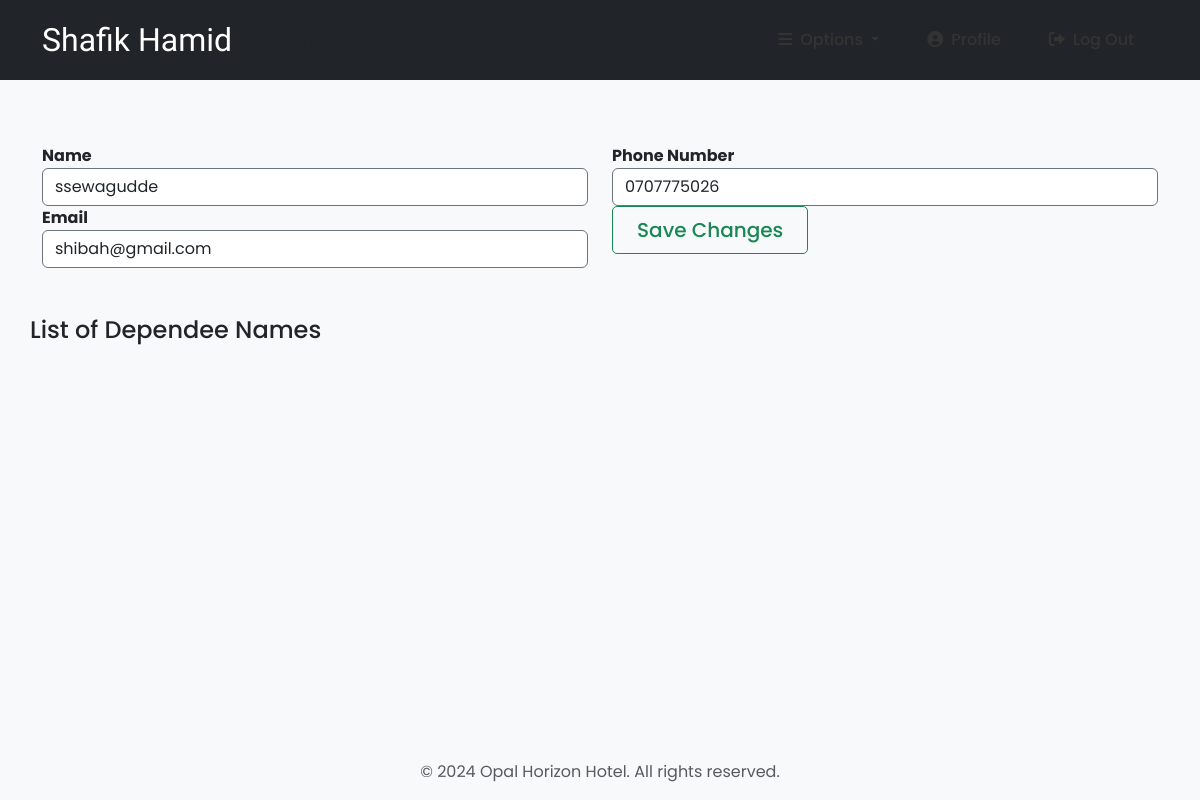
The page /guest-edit/2 (signed in) on the database its author committed.
### accounts/models.py (models this page shows, shortened)
class Guest(models.Model):
    user = models.OneToOneField(User, null=True, on_delete=models.CASCADE)
    phoneNumber = PhoneNumberField(unique=True)

### accounts/views.py (the view)
# urls.py: path('guest-edit/<str:pk>', guest_edit, name="guest-edit"),
@ login_required(login_url='login')
def guest_edit(request, pk):
    role = str(request.user.groups.all()[0])
    path = role + "/"
    tempuser = User.objects.get(id=pk)
    guest = Guest.objects.get(user=tempuser)
    form1 = editGuest(instance=guest)
    form2 = editUser(instance=tempuser)
    context = {
        "role": role,
        "guest": guest,
        "form1": form1,
        "form2": form2,
        "user": tempuser,
    }
    if request.method == "POST":
        form1 = editGuest(request.POST, instance=guest)
        form2 = editUser(request.POST, instance=tempuser)
        if form1.is_valid and form2.is_valid:
            form1.save()
            form2.save()
    return render(request, path + "guest-edit.html", context)

### accounts/forms.py
class editGuest(ModelForm):
    class Meta:
        model = Guest
        fields = ["phoneNumber"]

class editUser(ModelForm):
    class Meta:
        model = User
        fields = ["first_name", "last_name", "email"]

### templates/admin/guest-edit.html
{% extends '../index.html' %}
{% block context %}
{% include '../common_pages/guest-edit.html' %}
{% endblock %}

### templates/incs/nav.html (shortened to what this page needs)
<nav class="navbar navbar-expand-lg navbar-dark bg-dark py-3">
    <div class="container">
        <a href="" class="navbar-brand">
            <h2 class="text-capitalize mb-0">
                {{ request.user.first_name }} {{ request.user.last_name }}
                <small class="ms-2 text-muted">{{ role }}</small>
            </h2>
        </a>
        <div class="collapse navbar-collapse" id="navbarTags">
            <ul class="navbar-nav ms-auto align-items-center">
                <li class="nav-item dropdown">
                    <a class="nav-link dropdown-toggle px-3" href="#" id="navbarDropdown" role="button"
                        data-bs-toggle="dropdown" aria-expanded="false">
                        <i class="fas fa-bars me-2"></i>Options
                    </a>
                </li>
                <li class="nav-item">
                    {% if role == 'staff' or role == 'receptionist' or role == 'admin' or role == 'manager' %}
                    <a href="{% url 'employee-profile' user.id %}" class="nav-link px-3">
                        <i class="fas fa-user-circle me-2"></i>Profile
                    </a>
                    {% endif %}
                </li>
                <li class="nav-item">
                    <a href="{% url 'logout' %}" class="nav-link px-3">
                        <i class="fas fa-sign-out-alt me-2"></i>Log Out
                    </a>
                </li>
            </ul>
        </div>
    </div>
</nav>

### templates/common_pages/guest-edit.html (shortened to what this page needs)
<div class="container">
    <form action="" method="POST">
        <div class="row mt-5">
            <div class="col-6">
                <div class="form-group pt-3">
                    <label for="item-type"><b>Name</b></label>
                    <input type="text" class="form-control border border-secondary" id="id_first_name" name="first_name"
                        value="{{guest.user.first_name}}">
                </div>
                <div class="form-group">
                    <label for="item-quantity"><b>Email</b></label>
                    <input type="int" class="form-control border border-secondary" name="email" id="id_email"
                        value="{{guest.user.email}}">
                </div>
            </div>
            <div class="col-6">
                <div class="form-group pt-3">
                    <label for="item-type"><b>Phone Number</b></label>
                    <input type="text" class="form-control border border-secondary" name="phoneNumber"
                        id="id_phoneNumber" value="{{guest.phoneNumber}}">
                </div>
                <button type="submit" class="btn btn-outline-success btn-lg">Save Changes</button>
            </div>
        </div>
    </form>
    <br><br>
    <div class="row ml-2s">
        <ul class="list-group">
            <h4>List of Dependee Names</h4>
        </ul>
    </div>
    <br>
    <div class="py-3">
    </div>
</div>

### static/css/main.css (style rules this page uses)
* { margin: 0; padding: 0; -webkit-font-smoothing: antialiased; }
body { position: relative; font-family: 'Segoe UI', Tahoma, Geneva, Verdana, sans-serif; background-color: #f8f9fa; }
.navbar { padding: 1rem 0; }
.navbar .nav-item { font-size: 1rem; margin: 0 0.5rem; }
.navbar .nav-link { color: #333 !important; transition: color 0.3s ease; }
.btn { padding: 0.5rem 1.5rem; border-radius: 5px; transition: all 0.3s ease; }

### templates/index.html (style rules this page uses)
body { min-height: 100vh; display: flex; flex-direction: column; font-family: 'Poppins', sans-serif; }
.navbar-brand { font-family: 'Redressed', cursive; font-size: 1.5rem; }
.nav-link { font-weight: 500; transition: color 0.3s ease; }
.btn { font-weight: 500; }

### rows shown on the page
Guest: first_name "ssewagudde", email "shibah@gmail.com", phoneNumber "0707775026"

### other values the page prints
{{ request.user.first_name }} "Shafik"
{{ request.user.last_name }} "Hamid"
